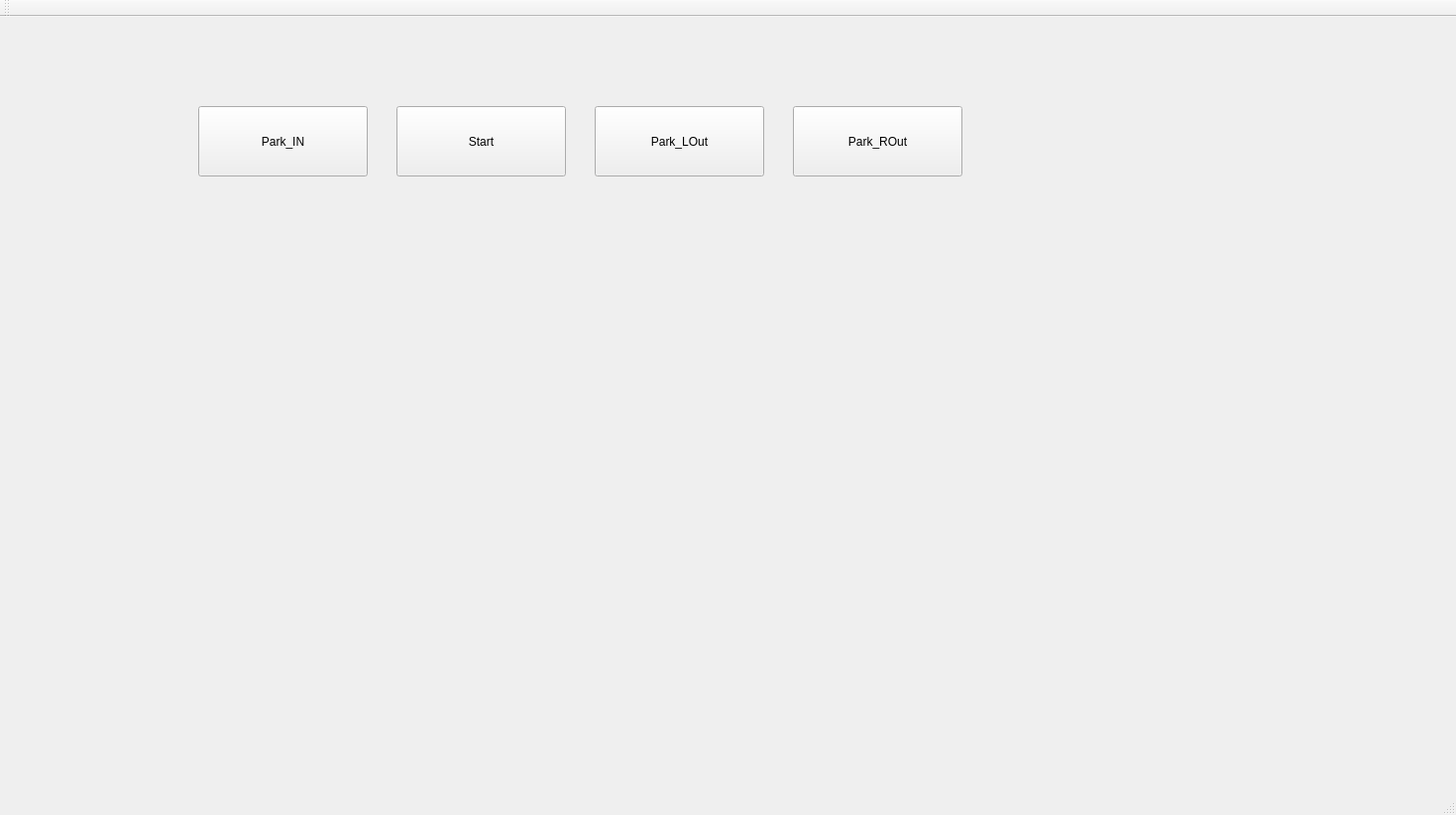
<?xml version="1.0" encoding="UTF-8"?>
<ui version="4.0">
 <class>MainWindow</class>
 <widget class="QMainWindow" name="MainWindow">
  <property name="geometry">
   <rect>
    <x>0</x>
    <y>0</y>
    <width>1469</width>
    <height>822</height>
   </rect>
  </property>
  <property name="windowTitle">
   <string>MainWindow</string>
  </property>
  <widget class="QWidget" name="centralWidget">
   <widget class="QCustomPlot" name="plot" native="true">
    <property name="geometry">
     <rect>
      <x>100</x>
      <y>220</y>
      <width>1281</width>
      <height>481</height>
     </rect>
    </property>
   </widget>
   <widget class="QPushButton" name="Park_IN">
    <property name="geometry">
     <rect>
      <x>200</x>
      <y>90</y>
      <width>171</width>
      <height>71</height>
     </rect>
    </property>
    <property name="text">
     <string>Park_IN</string>
    </property>
   </widget>
   <widget class="QPushButton" name="Start">
    <property name="geometry">
     <rect>
      <x>400</x>
      <y>90</y>
      <width>171</width>
      <height>71</height>
     </rect>
    </property>
    <property name="text">
     <string>Start</string>
    </property>
   </widget>
   <widget class="QPushButton" name="pushButton_3">
    <property name="geometry">
     <rect>
      <x>600</x>
      <y>90</y>
      <width>171</width>
      <height>71</height>
     </rect>
    </property>
    <property name="text">
     <string>Park_LOut</string>
    </property>
   </widget>
   <widget class="QPushButton" name="Park_ROut">
    <property name="geometry">
     <rect>
      <x>800</x>
      <y>90</y>
      <width>171</width>
      <height>71</height>
     </rect>
    </property>
    <property name="text">
     <string>Park_ROut</string>
    </property>
   </widget>
  </widget>
  <widget class="QMenuBar" name="menuBar">
   <property name="geometry">
    <rect>
     <x>0</x>
     <y>0</y>
     <width>1469</width>
     <height>28</height>
    </rect>
   </property>
  </widget>
  <widget class="QToolBar" name="mainToolBar">
   <attribute name="toolBarArea">
    <enum>TopToolBarArea</enum>
   </attribute>
   <attribute name="toolBarBreak">
    <bool>false</bool>
   </attribute>
  </widget>
  <widget class="QStatusBar" name="statusBar"/>
 </widget>
 <layoutdefault spacing="6" margin="11"/>
 <customwidgets>
  <customwidget>
   <class>QCustomPlot</class>
   <extends>QWidget</extends>
   <header location="global">qcustomplot.h</header>
   <container>1</container>
  </customwidget>
 </customwidgets>
 <resources/>
 <connections/>
</ui>
